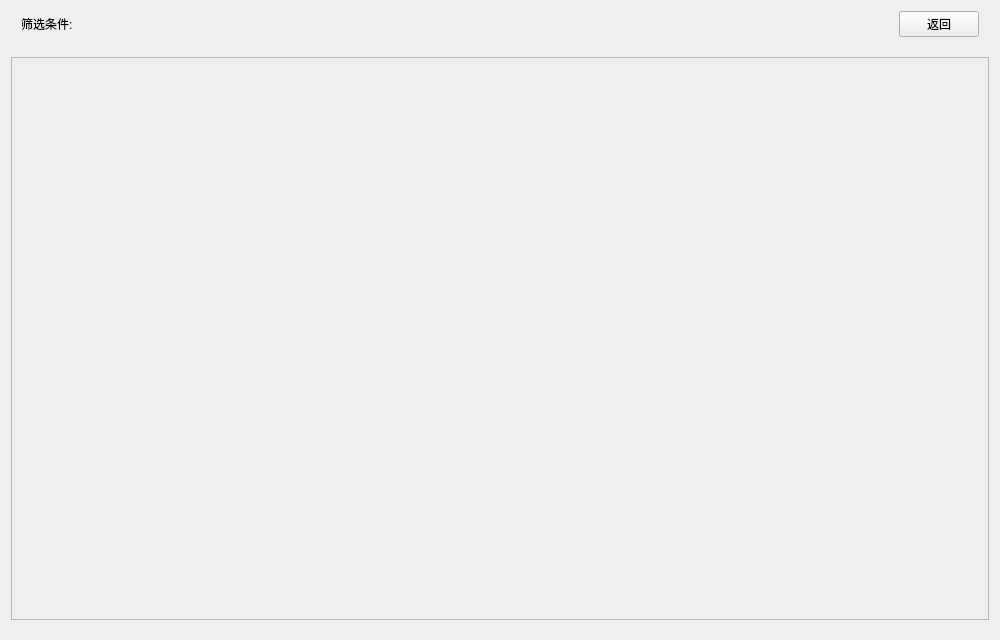
<?xml version="1.0" encoding="UTF-8"?>
<ui version="4.0">
 <class>RChartPage</class>
 <widget class="QWidget" name="RChartPage">
  <property name="geometry">
   <rect>
    <x>0</x>
    <y>0</y>
    <width>1000</width>
    <height>640</height>
   </rect>
  </property>
  <property name="windowTitle">
   <string>Form</string>
  </property>
  <layout class="QVBoxLayout" name="verticalLayout">
   <property name="spacing">
    <number>20</number>
   </property>
   <property name="bottomMargin">
    <number>20</number>
   </property>
   <item>
    <layout class="QHBoxLayout" name="top_layout">
     <property name="spacing">
      <number>10</number>
     </property>
     <property name="leftMargin">
      <number>10</number>
     </property>
     <property name="rightMargin">
      <number>10</number>
     </property>
     <property name="bottomMargin">
      <number>0</number>
     </property>
     <item>
      <widget class="QLabel" name="label_1">
       <property name="sizePolicy">
        <sizepolicy hsizetype="Maximum" vsizetype="Fixed">
         <horstretch>0</horstretch>
         <verstretch>0</verstretch>
        </sizepolicy>
       </property>
       <property name="text">
        <string>筛选条件:</string>
       </property>
      </widget>
     </item>
     <item>
      <spacer name="horizontalSpacer">
       <property name="orientation">
        <enum>Qt::Horizontal</enum>
       </property>
       <property name="sizeHint" stdset="0">
        <size>
         <width>40</width>
         <height>20</height>
        </size>
       </property>
      </spacer>
     </item>
     <item>
      <widget class="QPushButton" name="return_btn">
       <property name="text">
        <string>返回</string>
       </property>
      </widget>
     </item>
    </layout>
   </item>
   <item>
    <widget class="QFrame" name="frame">
     <property name="sizePolicy">
      <sizepolicy hsizetype="Preferred" vsizetype="Expanding">
       <horstretch>0</horstretch>
       <verstretch>0</verstretch>
      </sizepolicy>
     </property>
     <property name="frameShape">
      <enum>QFrame::StyledPanel</enum>
     </property>
     <property name="frameShadow">
      <enum>QFrame::Raised</enum>
     </property>
     <layout class="QHBoxLayout" name="horizontalLayout">
      <property name="spacing">
       <number>0</number>
      </property>
      <property name="leftMargin">
       <number>0</number>
      </property>
      <property name="topMargin">
       <number>0</number>
      </property>
      <property name="rightMargin">
       <number>0</number>
      </property>
      <property name="bottomMargin">
       <number>0</number>
      </property>
     </layout>
    </widget>
   </item>
  </layout>
 </widget>
 <resources/>
 <connections/>
</ui>
